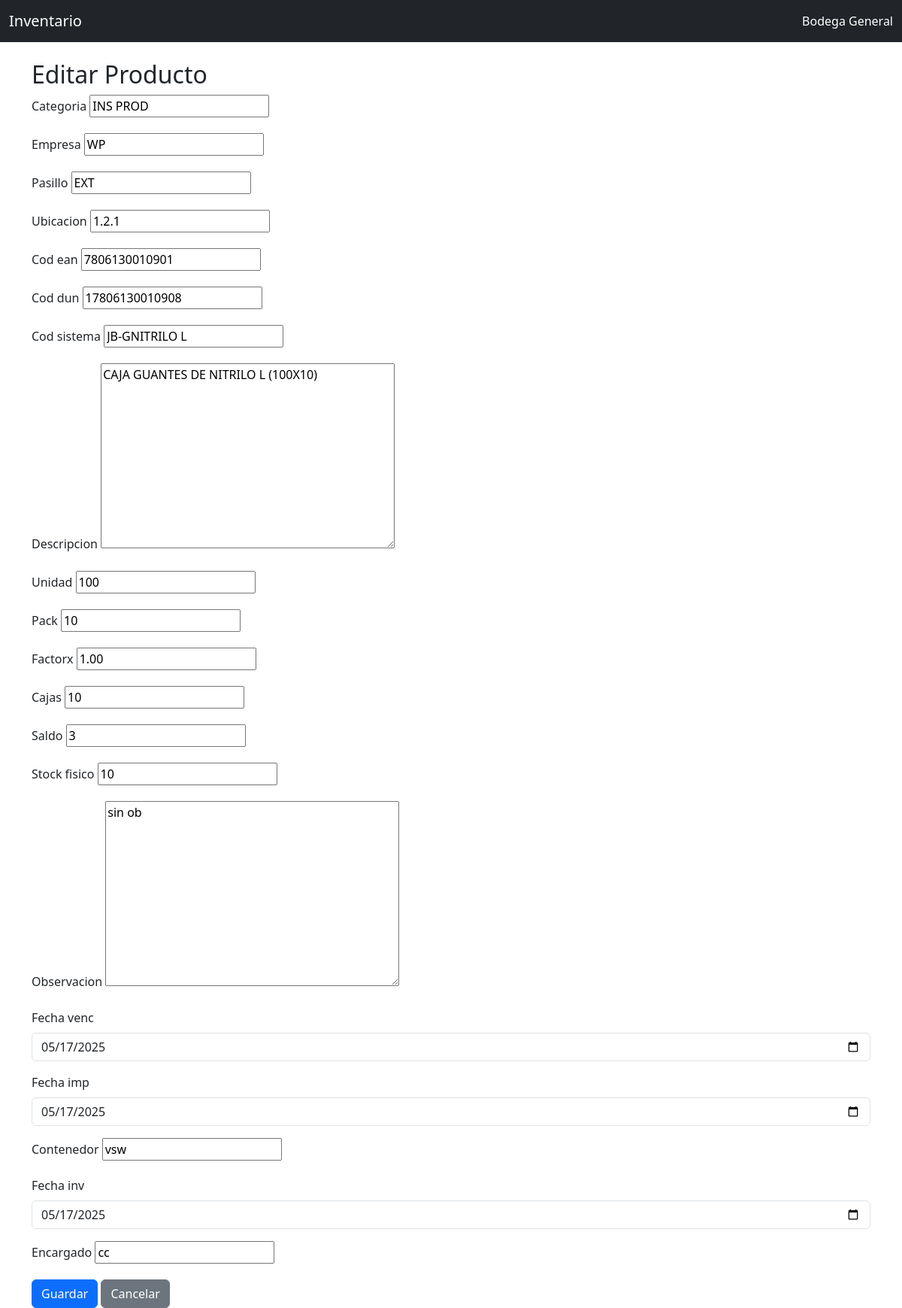
The page /bodega/editar/2/ on the database its author committed.
### bodega/models.py (models this page shows, shortened)
class Producto(models.Model):
    categoria = models.CharField(max_length=100)
    empresa = models.CharField(max_length=100)
    pasillo = models.CharField(max_length=50)
    ubicacion = models.CharField(max_length=100)
    cod_ean = models.CharField(max_length=50)
    cod_dun = models.CharField(max_length=50)
    cod_sistema = models.CharField(max_length=50)
    descripcion = models.TextField()
    unidad = models.CharField(max_length=50)
    pack = models.CharField(max_length=50)
    factorx = models.DecimalField(max_digits=10, decimal_places=2)
    cajas = models.PositiveIntegerField()
    saldo = models.PositiveIntegerField()
    stock_fisico = models.PositiveIntegerField()
    observacion = models.TextField(blank=True, null=True)
    fecha_venc = models.DateField()
    fecha_imp = models.DateField()
    contenedor = models.CharField(max_length=100)
    fecha_inv = models.DateField()
    encargado = models.CharField(max_length=100)

### bodega/views.py (the view)
# urls.py: path('bodega/editar/<int:producto_id>/', views.editar_producto, name='editar_producto'),
def editar_producto(request, producto_id):
    producto = get_object_or_404(Producto, id=producto_id)
    if request.method == 'POST':
        form = ProductoForm(request.POST, instance=producto)
        if form.is_valid():
            form.save()
            return redirect('bodega_general')
    else:
        form = ProductoForm(instance=producto)
    return render(request, 'bodega/formulario_producto.html', {'form': form, 'titulo': 'Editar Producto'})

### bodega/forms.py
class ProductoForm(forms.ModelForm):
    class Meta:
        model = Producto
        fields = '__all__'
        widgets = {
            'fecha_venc': forms.DateInput(attrs={'type': 'date', 'class': 'form-control'}),
            'fecha_imp': forms.DateInput(attrs={'type': 'date', 'class': 'form-control'}),
            'fecha_inv': forms.DateInput(attrs={'type': 'date', 'class': 'form-control'}),
        }

### bodega/templates/bodega/formulario_producto.html (shortened to what this page needs)
<!DOCTYPE html>
<html lang="es">
<head>
    <link href="https://cdn.jsdelivr.net/npm/bootstrap@5.3.3/dist/css/bootstrap.min.css" rel="stylesheet">
</head>
<body>
<nav class="navbar navbar-dark bg-dark">
  <div class="container-fluid">
    <a class="navbar-brand" href="#">Inventario</a>
    <a class="nav-link text-white" href="{% url 'bodega_general' %}">Bodega General</a>
  </div>
</nav>
<div class="container mt-4">
    <h2>{{ titulo }}</h2>
    <form method="POST">
        {% for field in form %}
            <div class="mb-3">
                <label class="form-label">{{ field.label }}</label>
                {{ field }}
            </div>
        {% endfor %}
        <button type="submit" class="btn btn-primary">Guardar</button>
        <a href="{% url 'bodega_general' %}" class="btn btn-secondary">Cancelar</a>
    </form>
</div>
</body>
</html>

### rows shown on the page
Producto: form "INS PROD" "WP" "EXT" "1.2.1" "7806130010901" "17806130010908" "JB-GNITRILO L" "CAJA GUANTES DE NITRILO L (100X10)" "100" "10" "1.00" "10" "3" "10" "sin ob" "05/17/2025" "05/17/2025" "vsw" "05/17/2025" "cc"

### other values the page prints
{{ titulo }} "Editar Producto"
{{ field.label }} "Categoria" "Empresa" "Pasillo" "Ubicacion" "Cod ean" "Cod dun" "Cod sistema" "Descripcion" "Unidad" "Pack" "Factorx" "Cajas" "Saldo" "Stock fisico" "Observacion" "Fecha venc" "Fecha imp" "Contenedor" "Fecha inv" "Encargado"
